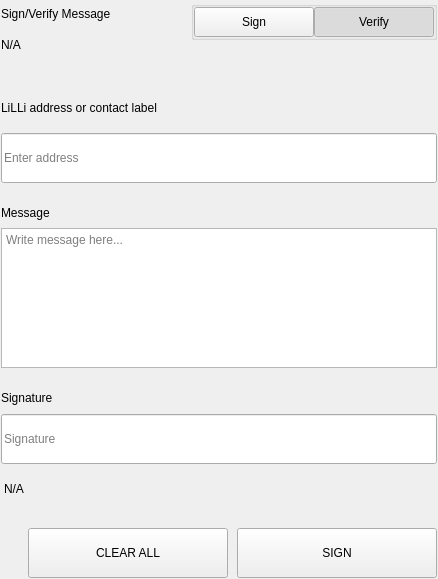
<?xml version="1.0" encoding="UTF-8"?>
<ui version="4.0">
 <class>SettingsSignMessageWidgets</class>
 <widget class="QWidget" name="SettingsSignMessageWidgets">
  <property name="geometry">
   <rect>
    <x>0</x>
    <y>0</y>
    <width>438</width>
    <height>579</height>
   </rect>
  </property>
  <property name="windowTitle">
   <string>Form</string>
  </property>
  <layout class="QVBoxLayout" name="verticalLayout">
   <property name="spacing">
    <number>0</number>
   </property>
   <property name="leftMargin">
    <number>0</number>
   </property>
   <property name="topMargin">
    <number>0</number>
   </property>
   <property name="rightMargin">
    <number>0</number>
   </property>
   <property name="bottomMargin">
    <number>0</number>
   </property>
   <item>
    <widget class="QWidget" name="left" native="true">
     <layout class="QVBoxLayout" name="verticalLayout_3">
      <property name="leftMargin">
       <number>0</number>
      </property>
      <property name="topMargin">
       <number>0</number>
      </property>
      <property name="rightMargin">
       <number>0</number>
      </property>
      <property name="bottomMargin">
       <number>0</number>
      </property>
      <item>
       <widget class="QWidget" name="container_sign" native="true">
        <layout class="QVBoxLayout" name="verticalLayout_2">
         <property name="spacing">
          <number>0</number>
         </property>
         <property name="leftMargin">
          <number>1</number>
         </property>
         <property name="topMargin">
          <number>1</number>
         </property>
         <property name="rightMargin">
          <number>1</number>
         </property>
         <property name="bottomMargin">
          <number>1</number>
         </property>
         <item>
          <layout class="QHBoxLayout" name="horizontalLayout_3" stretch="3,1">
           <property name="spacing">
            <number>40</number>
           </property>
           <item>
            <layout class="QVBoxLayout" name="verticalLayoutTitle">
             <property name="spacing">
              <number>5</number>
             </property>
             <item>
              <widget class="QLabel" name="labelTitle">
               <property name="text">
                <string>Sign/Verify Message</string>
               </property>
              </widget>
             </item>
             <item>
              <widget class="QLabel" name="labelSubtitle1">
               <property name="text">
                <string notr="true">N/A</string>
               </property>
               <property name="wordWrap">
                <bool>true</bool>
               </property>
              </widget>
             </item>
            </layout>
           </item>
           <item alignment="Qt::AlignRight|Qt::AlignTop">
            <widget class="QWidget" name="containerSwitch" native="true">
             <property name="styleSheet">
              <string notr="true">#containerSwitch{
	padding-top:9px;
}</string>
             </property>
             <layout class="QVBoxLayout" name="verticalLayout_6">
              <property name="spacing">
               <number>4</number>
              </property>
              <property name="leftMargin">
               <number>0</number>
              </property>
              <property name="topMargin">
               <number>0</number>
              </property>
              <property name="rightMargin">
               <number>0</number>
              </property>
              <property name="bottomMargin">
               <number>0</number>
              </property>
              <item alignment="Qt::AlignRight">
               <widget class="QGroupBox" name="groupBox">
                <property name="sizePolicy">
                 <sizepolicy hsizetype="Fixed" vsizetype="Preferred">
                  <horstretch>0</horstretch>
                  <verstretch>0</verstretch>
                 </sizepolicy>
                </property>
                <property name="title">
                 <string/>
                </property>
                <property name="alignment">
                 <set>Qt::AlignRight|Qt::AlignTop|Qt::AlignTrailing</set>
                </property>
                <layout class="QHBoxLayout" name="horizontalLayout_4">
                 <property name="spacing">
                  <number>0</number>
                 </property>
                 <property name="leftMargin">
                  <number>0</number>
                 </property>
                 <property name="topMargin">
                  <number>0</number>
                 </property>
                 <property name="rightMargin">
                  <number>0</number>
                 </property>
                 <property name="bottomMargin">
                  <number>0</number>
                 </property>
                 <item>
                  <widget class="QPushButton" name="pushSign">
                   <property name="minimumSize">
                    <size>
                     <width>120</width>
                     <height>30</height>
                    </size>
                   </property>
                   <property name="maximumSize">
                    <size>
                     <width>120</width>
                     <height>30</height>
                    </size>
                   </property>
                   <property name="focusPolicy">
                    <enum>Qt::NoFocus</enum>
                   </property>
                   <property name="text">
                    <string>Sign</string>
                   </property>
                   <property name="checkable">
                    <bool>true</bool>
                   </property>
                   <property name="autoExclusive">
                    <bool>true</bool>
                   </property>
                  </widget>
                 </item>
                 <item>
                  <widget class="QPushButton" name="pushVerify">
                   <property name="minimumSize">
                    <size>
                     <width>120</width>
                     <height>30</height>
                    </size>
                   </property>
                   <property name="maximumSize">
                    <size>
                     <width>120</width>
                     <height>30</height>
                    </size>
                   </property>
                   <property name="focusPolicy">
                    <enum>Qt::NoFocus</enum>
                   </property>
                   <property name="text">
                    <string>Verify</string>
                   </property>
                   <property name="checkable">
                    <bool>true</bool>
                   </property>
                   <property name="checked">
                    <bool>true</bool>
                   </property>
                   <property name="autoExclusive">
                    <bool>true</bool>
                   </property>
                  </widget>
                 </item>
                </layout>
               </widget>
              </item>
              <item alignment="Qt::AlignHCenter|Qt::AlignTop">
               <widget class="QLabel" name="labelSubtitleSwitch">
                <property name="text">
                 <string/>
                </property>
                <property name="alignment">
                 <set>Qt::AlignRight|Qt::AlignTrailing|Qt::AlignVCenter</set>
                </property>
               </widget>
              </item>
             </layout>
            </widget>
           </item>
          </layout>
         </item>
         <item>
          <spacer name="verticalSpacer_2">
           <property name="orientation">
            <enum>Qt::Vertical</enum>
           </property>
           <property name="sizeType">
            <enum>QSizePolicy::Fixed</enum>
           </property>
           <property name="sizeHint" stdset="0">
            <size>
             <width>20</width>
             <height>40</height>
            </size>
           </property>
          </spacer>
         </item>
         <item>
          <widget class="QWidget" name="containerAddress" native="true">
           <property name="sizePolicy">
            <sizepolicy hsizetype="Preferred" vsizetype="Fixed">
             <horstretch>0</horstretch>
             <verstretch>0</verstretch>
            </sizepolicy>
           </property>
           <layout class="QVBoxLayout" name="verticalLayout_5" stretch="0,0">
            <property name="spacing">
             <number>15</number>
            </property>
            <property name="leftMargin">
             <number>0</number>
            </property>
            <property name="topMargin">
             <number>0</number>
            </property>
            <property name="rightMargin">
             <number>0</number>
            </property>
            <property name="bottomMargin">
             <number>0</number>
            </property>
            <item>
             <widget class="QLabel" name="labelSubtitleAddress">
              <property name="minimumSize">
               <size>
                <width>0</width>
                <height>20</height>
               </size>
              </property>
              <property name="maximumSize">
               <size>
                <width>16777215</width>
                <height>20</height>
               </size>
              </property>
              <property name="text">
               <string>LiLLi address or contact label</string>
              </property>
             </widget>
            </item>
            <item>
             <widget class="QLineEdit" name="addressIn_SM">
              <property name="minimumSize">
               <size>
                <width>0</width>
                <height>50</height>
               </size>
              </property>
              <property name="maximumSize">
               <size>
                <width>16777215</width>
                <height>50</height>
               </size>
              </property>
              <property name="placeholderText">
               <string>Enter address</string>
              </property>
             </widget>
            </item>
           </layout>
          </widget>
         </item>
         <item>
          <spacer name="verticalSpacer_3">
           <property name="orientation">
            <enum>Qt::Vertical</enum>
           </property>
           <property name="sizeType">
            <enum>QSizePolicy::Fixed</enum>
           </property>
           <property name="sizeHint" stdset="0">
            <size>
             <width>20</width>
             <height>20</height>
            </size>
           </property>
          </spacer>
         </item>
         <item>
          <layout class="QVBoxLayout" name="verticalLayout_9">
           <property name="spacing">
            <number>5</number>
           </property>
           <item>
            <widget class="QLabel" name="labelSubtitleMessage">
             <property name="minimumSize">
              <size>
               <width>0</width>
               <height>20</height>
              </size>
             </property>
             <property name="maximumSize">
              <size>
               <width>16777215</width>
               <height>20</height>
              </size>
             </property>
             <property name="text">
              <string>Message</string>
             </property>
            </widget>
           </item>
           <item>
            <widget class="QPlainTextEdit" name="messageIn_SM">
             <property name="minimumSize">
              <size>
               <width>0</width>
               <height>140</height>
              </size>
             </property>
             <property name="maximumSize">
              <size>
               <width>16777215</width>
               <height>140</height>
              </size>
             </property>
             <property name="placeholderText">
              <string>Write message here...</string>
             </property>
            </widget>
           </item>
          </layout>
         </item>
         <item>
          <spacer name="verticalSpacer_4">
           <property name="orientation">
            <enum>Qt::Vertical</enum>
           </property>
           <property name="sizeType">
            <enum>QSizePolicy::Fixed</enum>
           </property>
           <property name="sizeHint" stdset="0">
            <size>
             <width>20</width>
             <height>20</height>
            </size>
           </property>
          </spacer>
         </item>
         <item>
          <widget class="QWidget" name="widget" native="true">
           <property name="minimumSize">
            <size>
             <width>0</width>
             <height>75</height>
            </size>
           </property>
           <property name="maximumSize">
            <size>
             <width>16777215</width>
             <height>16777215</height>
            </size>
           </property>
           <layout class="QVBoxLayout" name="verticalLayout_4">
            <property name="leftMargin">
             <number>0</number>
            </property>
            <property name="topMargin">
             <number>0</number>
            </property>
            <property name="rightMargin">
             <number>0</number>
            </property>
            <property name="bottomMargin">
             <number>0</number>
            </property>
            <item>
             <widget class="QLabel" name="labelSubtitleSignature">
              <property name="minimumSize">
               <size>
                <width>0</width>
                <height>20</height>
               </size>
              </property>
              <property name="maximumSize">
               <size>
                <width>16777215</width>
                <height>20</height>
               </size>
              </property>
              <property name="text">
               <string>Signature</string>
              </property>
             </widget>
            </item>
            <item>
             <widget class="QLineEdit" name="signatureOut_SM">
              <property name="minimumSize">
               <size>
                <width>0</width>
                <height>50</height>
               </size>
              </property>
              <property name="placeholderText">
               <string>Signature</string>
              </property>
             </widget>
            </item>
           </layout>
          </widget>
         </item>
         <item>
          <widget class="QLabel" name="statusLabel_SM">
           <property name="styleSheet">
            <string notr="true">padding-top:5px;</string>
           </property>
           <property name="text">
            <string notr="true">N/A</string>
           </property>
          </widget>
         </item>
         <item>
          <spacer name="verticalSpacer">
           <property name="orientation">
            <enum>Qt::Vertical</enum>
           </property>
           <property name="sizeType">
            <enum>QSizePolicy::Fixed</enum>
           </property>
           <property name="sizeHint" stdset="0">
            <size>
             <width>20</width>
             <height>20</height>
            </size>
           </property>
          </spacer>
         </item>
         <item>
          <layout class="QHBoxLayout" name="horizontalLayout_7">
           <property name="spacing">
            <number>9</number>
           </property>
           <item>
            <spacer name="horizontalSpacer_5">
             <property name="orientation">
              <enum>Qt::Horizontal</enum>
             </property>
             <property name="sizeType">
              <enum>QSizePolicy::Expanding</enum>
             </property>
             <property name="sizeHint" stdset="0">
              <size>
               <width>40</width>
               <height>20</height>
              </size>
             </property>
            </spacer>
           </item>
           <item>
            <widget class="QPushButton" name="pushButtonClear">
             <property name="minimumSize">
              <size>
               <width>200</width>
               <height>50</height>
              </size>
             </property>
             <property name="focusPolicy">
              <enum>Qt::NoFocus</enum>
             </property>
             <property name="text">
              <string>CLEAR ALL</string>
             </property>
            </widget>
           </item>
           <item>
            <widget class="QPushButton" name="pushButtonSave">
             <property name="minimumSize">
              <size>
               <width>200</width>
               <height>50</height>
              </size>
             </property>
             <property name="maximumSize">
              <size>
               <width>200</width>
               <height>50</height>
              </size>
             </property>
             <property name="focusPolicy">
              <enum>Qt::NoFocus</enum>
             </property>
             <property name="text">
              <string>SIGN</string>
             </property>
            </widget>
           </item>
          </layout>
         </item>
        </layout>
       </widget>
      </item>
     </layout>
    </widget>
   </item>
  </layout>
 </widget>
 <resources/>
 <connections/>
</ui>
